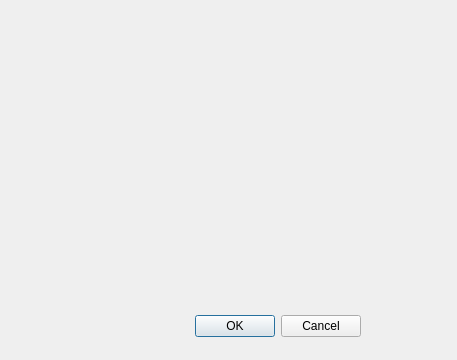
<?xml version="1.0" encoding="UTF-8"?>
<ui version="4.0">
 <class>Radiation_pattern_parameters</class>
 <widget class="QDialog" name="Radiation_pattern_parameters">
  <property name="geometry">
   <rect>
    <x>0</x>
    <y>0</y>
    <width>457</width>
    <height>360</height>
   </rect>
  </property>
  <property name="windowTitle">
   <string>Dialog</string>
  </property>
  <widget class="QDialogButtonBox" name="buttonBox">
   <property name="geometry">
    <rect>
     <x>70</x>
     <y>310</y>
     <width>291</width>
     <height>32</height>
    </rect>
   </property>
   <property name="orientation">
    <enum>Qt::Horizontal</enum>
   </property>
   <property name="standardButtons">
    <set>QDialogButtonBox::Cancel|QDialogButtonBox::Ok</set>
   </property>
  </widget>
 </widget>
 <resources/>
 <connections>
  <connection>
   <sender>buttonBox</sender>
   <signal>accepted()</signal>
   <receiver>Radiation_pattern_parameters</receiver>
   <slot>accept()</slot>
   <hints>
    <hint type="sourcelabel">
     <x>248</x>
     <y>254</y>
    </hint>
    <hint type="destinationlabel">
     <x>157</x>
     <y>274</y>
    </hint>
   </hints>
  </connection>
  <connection>
   <sender>buttonBox</sender>
   <signal>rejected()</signal>
   <receiver>Radiation_pattern_parameters</receiver>
   <slot>reject()</slot>
   <hints>
    <hint type="sourcelabel">
     <x>316</x>
     <y>260</y>
    </hint>
    <hint type="destinationlabel">
     <x>286</x>
     <y>274</y>
    </hint>
   </hints>
  </connection>
 </connections>
</ui>
